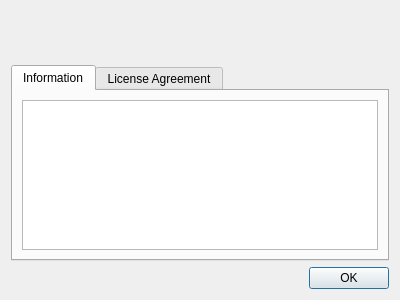
<?xml version="1.0" encoding="UTF-8"?>
<ui version="4.0">
 <class>ABOUTDIALOGUI_C</class>
 <widget class="QDialog" name="ABOUTDIALOGUI_C">
  <property name="geometry">
   <rect>
    <x>0</x>
    <y>0</y>
    <width>400</width>
    <height>300</height>
   </rect>
  </property>
  <property name="windowTitle">
   <string>About</string>
  </property>
  <property name="windowIcon">
   <iconset resource="../resources/application.qrc">
    <normaloff>:/Icon</normaloff>:/Icon</iconset>
  </property>
  <layout class="QGridLayout" name="gridLayout">
   <item row="0" column="0">
    <layout class="QVBoxLayout" name="m_pVLayout">
     <item>
      <layout class="QHBoxLayout" name="m_pHLayout">
       <item>
        <widget class="QLabel" name="m_pProgramIcon">
         <property name="sizePolicy">
          <sizepolicy hsizetype="Fixed" vsizetype="Fixed">
           <horstretch>0</horstretch>
           <verstretch>0</verstretch>
          </sizepolicy>
         </property>
         <property name="minimumSize">
          <size>
           <width>48</width>
           <height>48</height>
          </size>
         </property>
         <property name="text">
          <string/>
         </property>
         <property name="pixmap">
          <pixmap resource="../resources/application.qrc">:/Icon</pixmap>
         </property>
         <property name="alignment">
          <set>Qt::AlignCenter</set>
         </property>
        </widget>
       </item>
       <item>
        <widget class="QLabel" name="m_pProgramNameVersionLabel">
         <property name="text">
          <string/>
         </property>
        </widget>
       </item>
      </layout>
     </item>
     <item>
      <widget class="QTabWidget" name="m_pTabWidget">
       <property name="tabPosition">
        <enum>QTabWidget::North</enum>
       </property>
       <property name="tabShape">
        <enum>QTabWidget::Rounded</enum>
       </property>
       <property name="currentIndex">
        <number>0</number>
       </property>
       <widget class="QWidget" name="m_pInformationTab">
        <attribute name="title">
         <string>Information</string>
        </attribute>
        <layout class="QGridLayout" name="gridLayout_3">
         <item row="0" column="0">
          <widget class="QTextBrowser" name="m_pProgramInformationEdit">
           <property name="acceptDrops">
            <bool>false</bool>
           </property>
           <property name="lineWrapMode">
            <enum>QTextEdit::WidgetWidth</enum>
           </property>
           <property name="textInteractionFlags">
            <set>Qt::LinksAccessibleByKeyboard|Qt::LinksAccessibleByMouse</set>
           </property>
           <property name="openExternalLinks">
            <bool>true</bool>
           </property>
          </widget>
         </item>
        </layout>
       </widget>
       <widget class="QWidget" name="m_pLicenseAgreementTab">
        <attribute name="title">
         <string>License Agreement</string>
        </attribute>
        <layout class="QGridLayout" name="gridLayout_2">
         <item row="0" column="0">
          <widget class="QTextEdit" name="m_pLicenseAgreementEdit">
           <property name="lineWrapMode">
            <enum>QTextEdit::NoWrap</enum>
           </property>
           <property name="readOnly">
            <bool>true</bool>
           </property>
           <property name="textInteractionFlags">
            <set>Qt::NoTextInteraction</set>
           </property>
          </widget>
         </item>
        </layout>
       </widget>
      </widget>
     </item>
     <item>
      <widget class="QDialogButtonBox" name="m_pButtonBox">
       <property name="orientation">
        <enum>Qt::Horizontal</enum>
       </property>
       <property name="standardButtons">
        <set>QDialogButtonBox::Ok</set>
       </property>
      </widget>
     </item>
    </layout>
   </item>
  </layout>
 </widget>
 <resources>
  <include location="../resources/application.qrc"/>
 </resources>
 <connections>
  <connection>
   <sender>m_pButtonBox</sender>
   <signal>accepted()</signal>
   <receiver>ABOUTDIALOGUI_C</receiver>
   <slot>accept()</slot>
   <hints>
    <hint type="sourcelabel">
     <x>258</x>
     <y>289</y>
    </hint>
    <hint type="destinationlabel">
     <x>157</x>
     <y>274</y>
    </hint>
   </hints>
  </connection>
 </connections>
</ui>
